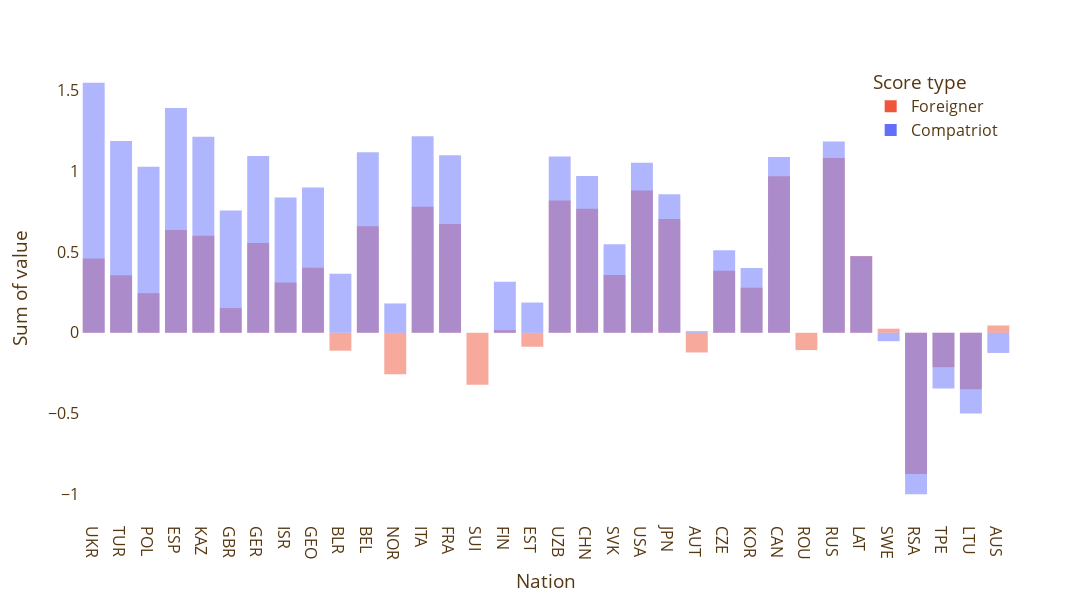

The notebook cell this image was saved under:
### Code cell
# Rename the values of the column variable in tidy:
#tidy['Variable'] = tidy['Variable'].replace({'compatriot_score': 'Compatriot', 'mean_other_nations': 'Foreigner'})

# Produce an overlayed barplot with the mean of the two variables:
fig4 = px.histogram(tidy, x="Nation", y="Value",
            color='Variable', barmode='overlay',
            width=1500,
            height=600,
            #histfunc="avg", nbins=2,
            labels={'Variable':'Score type'},
            color_discrete_sequence=['#EF553B', '#636FFB'],
            )
# Change width of the bars according to data values:
# fig4.update_layout(bargap=0.1)
# Change name on the y-axis:
fig4.update_yaxes(title_text='Sum of value') 
# make transparent background:
fig4.update_layout(
    plot_bgcolor='rgba(0,0,0,0)',
    paper_bgcolor='rgba(0,0,0,0)',
    #font_color="white"
)
# Choose rgb color for text in layout:
fig4.update_layout(
    font=dict(
        color="#553812",
        size=16
    )
)
# Set vertical grid lines:
fig4.update_xaxes(showgrid=True, gridwidth=1, gridcolor='white')
# Change position of legend at the top right:
fig4.update_layout(legend=dict(
    yanchor="top",
    y=0.99,
    xanchor="right",
    x=0.99
))
# Set color opacity:
fig4.update_traces(opacity=1)
fig4.update_traces(textfont_color='#553812')
fig4.show()

### Figure 1 — Plotly figure (JSON) as saved in the notebook; plotly's stock layout.template omitted (floating-point values rounded to 4 significant figures)
{"data": [{"alignmentgroup": "True", "bingroup": "x", "histfunc": "sum", "hovertemplate": "Score type=Foreigner<br>Nation=%{x}<br>sum of Value=%{y}<extra></extra>", "legendgroup": "Foreigner", "marker": {"color": "#EF553B", "opacity": 0.5, "pattern": {"shape": ""}}, "name": "Foreigner", "offsetgroup": "Foreigner", "opacity": 1, "orientation": "v", "showlegend": true, "textfont": {"color": "#553812"}, "type": "histogram", "x": ["UKR", "TUR", "POL", "ESP", "KAZ", "GBR", "GER", "ISR", "GEO", "BLR", "BEL", "NOR", "ITA", "FRA", "SUI", "FIN", "EST", "UZB", "CHN", "SVK", "USA", "JPN", "AUT", "CZE", "KOR", "CAN", "ROU", "RUS", "LAT", "SWE", "RSA", "TPE", "LTU", "AUS"], "xaxis": "x", "y": [0.4604, 0.3566, 0.2457, 0.6372, 0.6015, 0.1531, 0.5558, 0.3111, 0.4027, -0.1108, 0.6601, -0.2563, 0.7811, 0.6743, -0.3227, 0.01603, -0.08652, 0.8198, 0.7693, 0.3587, 0.8819, 0.7058, -0.1221, 0.3841, 0.2786, 0.9703, -0.1071, 1.083, 0.476, 0.02544, -0.875, -0.2129, -0.3503, 0.04519], "yaxis": "y"}, {"alignmentgroup": "True", "bingroup": "x", "histfunc": "sum", "hovertemplate": "Score type=Compatriot<br>Nation=%{x}<br>sum of Value=%{y}<extra></extra>", "legendgroup": "Compatriot", "marker": {"color": "#636FFB", "opacity": 0.5, "pattern": {"shape": ""}}, "name": "Compatriot", "offsetgroup": "Compatriot", "opacity": 1, "orientation": "v", "showlegend": true, "textfont": {"color": "#553812"}, "type": "histogram", "x": ["UKR", "TUR", "POL", "ESP", "KAZ", "GBR", "GER", "ISR", "GEO", "BLR", "BEL", "NOR", "ITA", "FRA", "SUI", "FIN", "EST", "UZB", "CHN", "SVK", "USA", "JPN", "AUT", "CZE", "KOR", "CAN", "ROU", "RUS", "LAT", "SWE", "RSA", "TPE", "LTU", "AUS"], "xaxis": "x", "y": [1.549, 1.188, 1.029, 1.394, 1.216, 0.7576, 1.095, 0.8377, 0.9, 0.3659, 1.119, 0.1818, 1.218, 1.1, 0, 0.3158, 0.1875, 1.092, 0.9714, 0.5495, 1.054, 0.8586, 0.01031, 0.5119, 0.402, 1.09, 0, 1.186, 0.4745, -0.05208, -1, -0.3448, -0.5, -0.125], "yaxis": "y"}], "layout": {"barmode": "overlay", "font": {"color": "#553812", "size": 16}, "height": 600, "legend": {"title": {"text": "Score type"}, "tracegroupgap": 0, "x": 0.99, "xanchor": "right", "y": 0.99, "yanchor": "top"}, "margin": {"t": 60}, "paper_bgcolor": "rgba(0,0,0,0)", "plot_bgcolor": "rgba(0,0,0,0)", "width": 1500, "xaxis": {"anchor": "y", "domain": [0, 1], "gridcolor": "white", "gridwidth": 1, "showgrid": true, "title": {"text": "Nation"}}, "yaxis": {"anchor": "x", "domain": [0, 1], "title": {"text": "Sum of value"}}}}
